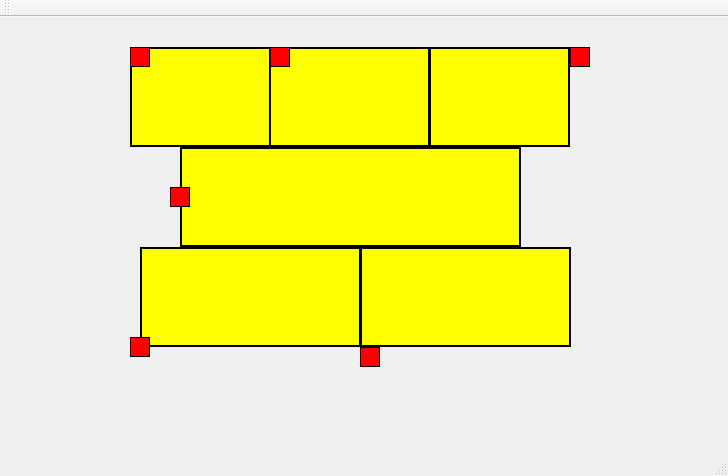
<?xml version="1.0" encoding="UTF-8"?>
<ui version="4.0">
 <class>MainWindow</class>
 <widget class="QMainWindow" name="MainWindow">
  <property name="geometry">
   <rect>
    <x>0</x>
    <y>0</y>
    <width>728</width>
    <height>476</height>
   </rect>
  </property>
  <property name="windowTitle">
   <string>MainWindow</string>
  </property>
  <widget class="QWidget" name="centralWidget">
   <widget class="QLabel" name="labelTrilho01">
    <property name="geometry">
     <rect>
      <x>140</x>
      <y>230</y>
      <width>221</width>
      <height>100</height>
     </rect>
    </property>
    <property name="styleSheet">
     <string notr="true">background-color: yellow</string>
    </property>
    <property name="frameShape">
     <enum>QFrame::Box</enum>
    </property>
    <property name="lineWidth">
     <number>2</number>
    </property>
    <property name="text">
     <string/>
    </property>
   </widget>
   <widget class="QLabel" name="labelTrem01">
    <property name="geometry">
     <rect>
      <x>130</x>
      <y>320</y>
      <width>20</width>
      <height>20</height>
     </rect>
    </property>
    <property name="styleSheet">
     <string notr="true">background-color: red</string>
    </property>
    <property name="frameShape">
     <enum>QFrame::Box</enum>
    </property>
    <property name="text">
     <string/>
    </property>
   </widget>
   <widget class="QLabel" name="labelTrilho02">
    <property name="geometry">
     <rect>
      <x>360</x>
      <y>230</y>
      <width>211</width>
      <height>100</height>
     </rect>
    </property>
    <property name="styleSheet">
     <string notr="true">background-color: yellow</string>
    </property>
    <property name="frameShape">
     <enum>QFrame::Box</enum>
    </property>
    <property name="lineWidth">
     <number>2</number>
    </property>
    <property name="text">
     <string/>
    </property>
   </widget>
   <widget class="QLabel" name="labelTrem02">
    <property name="geometry">
     <rect>
      <x>360</x>
      <y>330</y>
      <width>20</width>
      <height>20</height>
     </rect>
    </property>
    <property name="styleSheet">
     <string notr="true">background-color: red</string>
    </property>
    <property name="frameShape">
     <enum>QFrame::Box</enum>
    </property>
    <property name="text">
     <string/>
    </property>
   </widget>
   <widget class="QLabel" name="labelTrilho03">
    <property name="geometry">
     <rect>
      <x>180</x>
      <y>130</y>
      <width>341</width>
      <height>100</height>
     </rect>
    </property>
    <property name="styleSheet">
     <string notr="true">background-color: yellow</string>
    </property>
    <property name="frameShape">
     <enum>QFrame::Box</enum>
    </property>
    <property name="lineWidth">
     <number>2</number>
    </property>
    <property name="text">
     <string/>
    </property>
   </widget>
   <widget class="QLabel" name="labelTrilho04">
    <property name="geometry">
     <rect>
      <x>429</x>
      <y>30</y>
      <width>141</width>
      <height>100</height>
     </rect>
    </property>
    <property name="styleSheet">
     <string notr="true">background-color: yellow</string>
    </property>
    <property name="frameShape">
     <enum>QFrame::Box</enum>
    </property>
    <property name="lineWidth">
     <number>2</number>
    </property>
    <property name="text">
     <string/>
    </property>
   </widget>
   <widget class="QLabel" name="labelTrilho05">
    <property name="geometry">
     <rect>
      <x>269</x>
      <y>30</y>
      <width>161</width>
      <height>100</height>
     </rect>
    </property>
    <property name="styleSheet">
     <string notr="true">background-color: yellow</string>
    </property>
    <property name="frameShape">
     <enum>QFrame::Box</enum>
    </property>
    <property name="frameShadow">
     <enum>QFrame::Plain</enum>
    </property>
    <property name="lineWidth">
     <number>2</number>
    </property>
    <property name="text">
     <string/>
    </property>
   </widget>
   <widget class="QLabel" name="labelTrem03">
    <property name="geometry">
     <rect>
      <x>170</x>
      <y>170</y>
      <width>20</width>
      <height>20</height>
     </rect>
    </property>
    <property name="styleSheet">
     <string notr="true">background-color: red</string>
    </property>
    <property name="frameShape">
     <enum>QFrame::Box</enum>
    </property>
    <property name="text">
     <string/>
    </property>
   </widget>
   <widget class="QLabel" name="labelTrem04">
    <property name="geometry">
     <rect>
      <x>570</x>
      <y>30</y>
      <width>20</width>
      <height>20</height>
     </rect>
    </property>
    <property name="styleSheet">
     <string notr="true">background-color: red</string>
    </property>
    <property name="frameShape">
     <enum>QFrame::Box</enum>
    </property>
    <property name="text">
     <string/>
    </property>
   </widget>
   <widget class="QLabel" name="labelTrem05">
    <property name="geometry">
     <rect>
      <x>270</x>
      <y>30</y>
      <width>20</width>
      <height>20</height>
     </rect>
    </property>
    <property name="styleSheet">
     <string notr="true">background-color: red</string>
    </property>
    <property name="frameShape">
     <enum>QFrame::Box</enum>
    </property>
    <property name="text">
     <string/>
    </property>
   </widget>
   <widget class="QLabel" name="labelTrilho06">
    <property name="geometry">
     <rect>
      <x>130</x>
      <y>30</y>
      <width>141</width>
      <height>100</height>
     </rect>
    </property>
    <property name="styleSheet">
     <string notr="true">background-color: yellow</string>
    </property>
    <property name="frameShape">
     <enum>QFrame::Box</enum>
    </property>
    <property name="lineWidth">
     <number>2</number>
    </property>
    <property name="text">
     <string/>
    </property>
   </widget>
   <widget class="QLabel" name="labelTrem06">
    <property name="geometry">
     <rect>
      <x>130</x>
      <y>30</y>
      <width>20</width>
      <height>20</height>
     </rect>
    </property>
    <property name="styleSheet">
     <string notr="true">background-color: red</string>
    </property>
    <property name="frameShape">
     <enum>QFrame::Box</enum>
    </property>
    <property name="text">
     <string/>
    </property>
   </widget>
   <zorder>labelTrilho02</zorder>
   <zorder>labelTrilho01</zorder>
   <zorder>labelTrilho03</zorder>
   <zorder>labelTrilho04</zorder>
   <zorder>labelTrilho05</zorder>
   <zorder>labelTrilho06</zorder>
   <zorder>labelTrem03</zorder>
   <zorder>labelTrem06</zorder>
   <zorder>labelTrem05</zorder>
   <zorder>labelTrem04</zorder>
   <zorder>labelTrem02</zorder>
   <zorder>labelTrem01</zorder>
  </widget>
  <widget class="QMenuBar" name="menuBar">
   <property name="geometry">
    <rect>
     <x>0</x>
     <y>0</y>
     <width>728</width>
     <height>25</height>
    </rect>
   </property>
  </widget>
  <widget class="QToolBar" name="mainToolBar">
   <attribute name="toolBarArea">
    <enum>TopToolBarArea</enum>
   </attribute>
   <attribute name="toolBarBreak">
    <bool>false</bool>
   </attribute>
  </widget>
  <widget class="QStatusBar" name="statusBar"/>
 </widget>
 <layoutdefault spacing="6" margin="11"/>
 <resources/>
 <connections/>
</ui>
